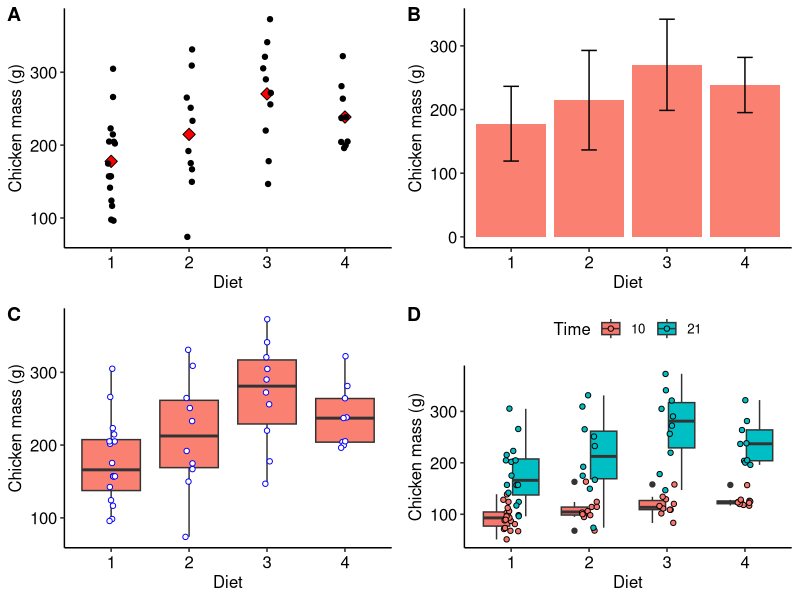

R code for this plot:
## ---- chunk 1
knitr::opts_chunk$set(
  comment = "R>", 
  warning = FALSE, 
  message = FALSE,
  out.width = '70%'
)
## ---- chunk 2
# first load the tidyverse packages that has the pipe operator, %>%
library(tidyverse)
chicks <- as_tibble(ChickWeight)

# how many weights are available across all Diets and Times?
chicks %>% 
  summarise(length = n())

# the same as
length(chicks$weight)
## ---- chunk 3
# combine a series of numbers into a vector;
# hint: use this function in the exercises that we will require from you
# later on...
dat1 <- c(23, 45, 23, 66, 13)
mean(dat1)
## ---- chunk 4
chicks %>% 
  summarise(mean_wt = mean(weight))
## ---- chunk 5
# the '$' operator is used to denote a variable inside of the tibble
mean(chicks$weight)
## ---- chunk 6
# the value printed in the HTML/PDF versions is incorrect;
# check in the console for correct output
chicks %>% 
  summarise(mean_wt = round(mean(weight), 1))
## ---- chunk 7
chicks %>% 
  summarise(mean_wt = sum(weight) / n())
## ---- chunk 8
chicks %>% 
  summarise(med_wt = median(weight))
## ---- chunk 9
library(e1071)
skewness(faithful$eruptions)
## ---- chunk 10
# library(e1071)
kurtosis(faithful$eruptions)
## ---- chunk 11
chicks %>% 
  summarise(sd_wt = sd(weight))
## ---- chunk 12
quantile(chicks$weight)

chicks %>% 
  summarise(min_wt = min(weight),
            qrt1_wt = quantile(weight, p = 0.25),
            med_wt = median(weight),
            qrt3_wt = median(weight, p = 0.75),
            max_wt = max(weight))
# note median(weight) is the same as quantile(weight, p = 0.5) 
# in the summarise() implementation, above
## ---- chunk 13
range(chicks$weight)

chicks %>% 
  summarise(lower_wt = range(weight)[1],
            upper_wt = range(weight)[2])
## ---- chunk 14
range(chicks$weight)[2] - range(chicks$weight)[1]

chicks %>% 
  summarise(range_wt = range(weight)[2] - range(weight)[1])
## ---- chunk 15
dat1 <- c(NA, 12, 76, 34, 23)

# Without telling R to ommit missing data
mean(dat1)

# Ommitting the missing data
mean(dat1, na.rm = TRUE)
## ---- chunk 16
grp_stat <- chicks %>%
  filter(Time == 21) %>% 
  group_by(Diet, Time) %>% 
  summarise(mean_wt = round(mean(weight, na.rm = TRUE), 2),
            med_wt = median(weight, na.rm = TRUE),
            sd_wt = round(sd(weight, na.rm = TRUE), 2),
            sum_wt = sum(weight),
            min_wt = min(weight),
            qrt1_wt = quantile(weight, p = 0.25),
            med_wt = median(weight),
            qrt3_wt = median(weight, p = 0.75),
            max_wt = max(weight),
            n_wt = n())
grp_stat
## ---- chunk 17
library(ggpubr) # needed for arranging multi-panel plots
plt1 <- chicks %>%
  filter(Time == 21) %>% 
  ggplot(aes(x = Diet, y = weight)) +
  geom_point(data = grp_stat, aes(x = Diet, y = mean_wt), 
             col = "black", fill = "red", shape = 23, size = 3) +
  geom_jitter(width = 0.05) + # geom_point() if jitter not required
  labs(y = "Chicken mass (g)") + 
  theme_pubr()

plt2 <- ggplot(data = grp_stat, aes(x = Diet, y = mean_wt)) +
  geom_bar(position = position_dodge(), stat = "identity", 
           col = NA, fill = "salmon") +
  geom_errorbar(aes(ymin = mean_wt - sd_wt, ymax = mean_wt + sd_wt),
                width = .2) +
  labs(y = "Chicken mass (g)") + 
  theme_pubr()
# position_dodge() places bars side-by-side
# stat = "identity" prevents the default count from being plotted

# a description of the components of a boxplot is provided in the help file
# geom_boxplot()
plt3 <- chicks %>%
  filter(Time == 21) %>% 
  ggplot(aes(x = Diet, y = weight)) +
  geom_boxplot(fill = "salmon") +
  geom_jitter(width = 0.05, fill = "white", col = "blue", shape = 21) +
  labs(y = "Chicken mass (g)") + 
  theme_pubr()

plt4 <- chicks %>%
  filter(Time %in% c(10, 21)) %>% 
  ggplot(aes(x = Diet, y = weight, fill = as.factor(Time))) +
  geom_boxplot() +
  geom_jitter(shape = 21, width = 0.1) +
  labs(y = "Chicken mass (g)", fill = "Time") +
  theme_pubr()

ggarrange(plt1, plt2, plt3, plt4, ncol = 2, nrow = 2, labels = "AUTO")
